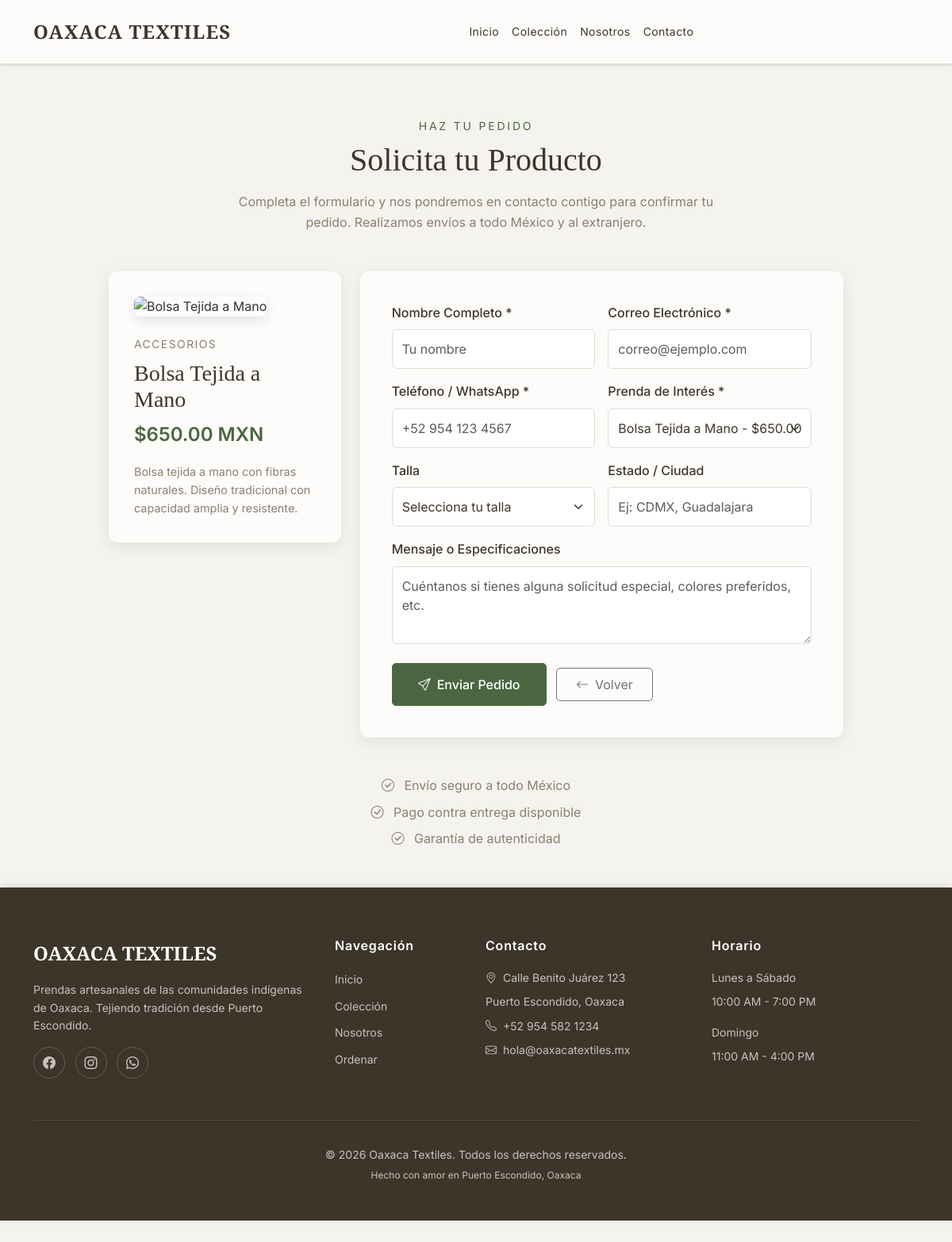
The page /public/ordenar?producto=31 on the database its author committed.
### tables this page shows
CREATE TABLE products (
    id INT AUTO_INCREMENT PRIMARY KEY,
    nombre VARCHAR(200) NOT NULL,
    descripcion TEXT,
    categoria VARCHAR(100) NOT NULL,
    precio DECIMAL(10, 2) NOT NULL,
    stock INT DEFAULT 0,
    imagen_url VARCHAR(500),
    activo TINYINT(1) DEFAULT 1,
    portada TINYINT(1) DEFAULT 0,
    tallas_disponibles VARCHAR(200) DEFAULT '',
    created_at TIMESTAMP DEFAULT CURRENT_TIMESTAMP,
    updated_at TIMESTAMP DEFAULT CURRENT_TIMESTAMP ON UPDATE CURRENT_TIMESTAMP,
    INDEX idx_categoria (categoria),
    INDEX idx_activo (activo),
    INDEX idx_portada (portada)
);

### app/controllers/Controller.php (called while the page is built, shortened)
<?php
class Controller {
    protected $view;
    protected $data = [];
    public function __construct() {
        $this->view = new View();
    }
    protected function render($view, $data = []) {
        $this->data = array_merge($this->data, $data);
        $this->view->render($view, $this->data);
    }
}

### app/controllers/HomeController.php (called while the page is built, shortened)
<?php
class HomeController extends Controller {
    private $productModel;
    public function __construct() {
        $this->productModel = new Product();
    }
    public function ordenar() {
        $productId = isset($_GET['producto']) ? (int)$_GET['producto'] : null;
        $selectedProduct = null;
        if ($productId) {
            $selectedProduct = $this->productModel->getById($productId);
        }
        $allProducts = $this->productModel->getActive();
        $data = [
            'page_title' => 'Solicitar Producto | Oaxaca Textiles',
            'selectedProduct' => $selectedProduct,
            'selectedProductId' => $productId,
            'allProducts' => $allProducts ?: []
        ];
        $this->render('ordenar/index', $data);
    }
}

### public/index.php (called while the page is built, shortened)
<?php
require_once __DIR__ . '/../config/Config.php';
$router = new Router();

### config/Config.php (called while the page is built, shortened)
<?php
spl_autoload_register(function($class) {
    $paths = [
        APP_PATH . '/controllers/',
        APP_PATH . '/models/',
        APP_PATH . '/views/',
        APP_PATH . '/',
    ];
    foreach ($paths as $path) {
        $file = $path . $class . '.php';
        if (file_exists($file)) {
            return;
        }
    }
});

### app/models/Model.php (called while the page is built, shortened)
<?php
class Model {
    protected $db;
    public function __construct() {
        try {
            $dsn = "mysql:host=" . DB_HOST . ";dbname=" . DB_NAME . ";charset=utf8mb4";
            $options = [
                PDO::ATTR_ERRMODE            => PDO::ERRMODE_EXCEPTION,
                PDO::ATTR_DEFAULT_FETCH_MODE => PDO::FETCH_ASSOC,
                PDO::ATTR_EMULATE_PREPARES   => false,
            ];
            $this->db = new PDO($dsn, DB_USER, DB_PASS, $options);
        } catch(PDOException $exception) {
            die("Error de conexión a la base de datos: " . $exception->getMessage());
        }
    }
    protected function query($sql, $params = []) {
        try {
            $stmt = $this->db->prepare($sql);
            $stmt->execute($params);
            return $stmt;
        } catch(PDOException $e) {
            die("Error en la consulta: " . $e->getMessage());
        }
    }
    protected function fetchOne($sql, $params = []) {
        $stmt = $this->query($sql, $params);
        return $stmt->fetch();
    }
    protected function fetchAll($sql, $params = []) {
        $stmt = $this->query($sql, $params);
        return $stmt->fetchAll();
    }
}

### app/models/Product.php (called while the page is built, shortened)
<?php
class Product extends Model {
    private $table = 'products';
    public function getActive() {
        $sql = "SELECT * FROM " . $this->table . " WHERE activo = 1 ORDER BY categoria, nombre";
        return $this->fetchAll($sql);
    }
    public function getById($id) {
        $sql = "SELECT * FROM " . $this->table . " WHERE id = ?";
        return $this->fetchOne($sql, [$id]);
    }
}

### app/views/ordenar/index.php (the view, shortened to what this page needs)
<?php
$selectedProduct = $selectedProduct ?? null;
$selectedProductId = $selectedProductId ?? null;
$allProducts = $allProducts ?? [];
?>
<div class="ordenar-section">
    <div class="container">
        <div class="row justify-content-center">
            <div class="col-lg-10">
                <div class="row mb-5">
                    <div class="col-12 text-center">
                        <p class="section-subtitle">Haz tu Pedido</p>
                        <h2 class="section-title">Solicita tu Producto</h2>
                        <p style="color: #8a8070; max-width: 600px; margin: 0 auto;">
                            Completa el formulario y nos pondremos en contacto contigo para confirmar tu pedido.
                            Realizamos envíos a todo México y al extranjero.
                        </p>
                    </div>
                </div>
                <div class="row g-4">
                    <?php if ($selectedProduct): ?>
                        <div class="col-lg-4">
                            <div class="product-preview">
                                <img src="<?php echo htmlspecialchars($selectedProduct['imagen_url'] ?: 'https://images.unsplash.com/photo-1594938298603-c8148c4dae35?q=80&w=800'); ?>"
                                     alt="<?php echo htmlspecialchars($selectedProduct['nombre']); ?>"
                                     class="product-preview-image"
                                     onerror="this.src='https://images.unsplash.com/photo-1594938298603-c8148c4dae35?q=80&w=800'">
                                <div class="product-preview-category"><?php echo htmlspecialchars($selectedProduct['categoria']); ?></div>
                                <h3 class="product-preview-title"><?php echo htmlspecialchars($selectedProduct['nombre']); ?></h3>
                                <p class="product-preview-price">$<?php echo number_format($selectedProduct['precio'], 2); ?> MXN</p>
                                <?php if (!empty($selectedProduct['descripcion'])): ?>
                                    <p style="color: #8a8070; font-size: 0.9rem; margin-bottom: 0;">
                                        <?php echo htmlspecialchars(mb_substr($selectedProduct['descripcion'], 0, 100)); ?>
                                    </p>
                                <?php endif; ?>
                            </div>
                        </div>
                    <?php endif; ?>
                    <div class="<?php echo $selectedProduct ? 'col-lg-8' : 'col-lg-12'; ?>">
                        <div class="order-form-container">
                            <form id="orderForm" method="POST" action="<?php echo BASE_URL; ?>/contact">
                                <div class="row g-3">
                                    <div class="col-md-6">
                                        <label class="form-label">Nombre Completo *</label>
                                        <input type="text" class="form-control" name="name" placeholder="Tu nombre" required>
                                    </div>
                                    <div class="col-md-6">
                                        <label class="form-label">Correo Electrónico *</label>
                                        <input type="email" class="form-control" name="email" placeholder="correo@ejemplo.com" required>
                                    </div>
                                    <div class="col-md-6">
                                        <label class="form-label">Teléfono / WhatsApp *</label>
                                        <input type="tel" class="form-control" name="phone" placeholder="+52 954 123 4567" required>
                                    </div>
                                    <div class="col-md-6">
                                        <label class="form-label">Prenda de Interés *</label>
                                        <select class="form-select" name="product" id="productSelect" required>
                                            <?php if (!empty($allProducts)): ?>
                                                <?php foreach ($allProducts as $prod): ?>
                                                    <option value="<?php echo $prod['id']; ?>"
                                                            <?php echo ($selectedProductId && $prod['id'] == $selectedProductId) ? 'selected' : ''; ?>>
                                                        <?php echo htmlspecialchars($prod['nombre']); ?> - $<?php echo number_format($prod['precio'], 2); ?> MXN
                                                    </option>
                                                <?php endforeach; ?>
                                            <?php endif; ?>
                                        </select>
                                    </div>
                                    <div class="col-md-6">
                                        <label class="form-label">Talla</label>
                                        <select class="form-select" name="size">
                                            <option value="" selected disabled>Selecciona tu talla</option>
                                        </select>
                                    </div>
                                    <div class="col-md-6">
                                        <label class="form-label">Estado / Ciudad</label>
                                        <input type="text" class="form-control" name="city" placeholder="Ej: CDMX, Guadalajara">
                                    </div>
                                    <div class="col-12">
                                        <label class="form-label">Mensaje o Especificaciones</label>
                                        <textarea class="form-control" name="message" rows="3" placeholder="Cuéntanos si tienes alguna solicitud especial, colores preferidos, etc."></textarea>
                                    </div>
                                    <div class="col-12 mt-4">
                                        <button type="submit" class="btn btn-primary btn-submit">
                                            <i class="bi bi-send me-2"></i>Enviar Pedido
                                        </button>
                                        <a href="<?php echo $selectedProduct ? BASE_URL . '/producto/' . $selectedProduct['id'] : BASE_URL; ?>" class="btn btn-outline-secondary ms-2">
                                            <i class="bi bi-arrow-left me-2"></i>Volver
                                        </a>
                                    </div>
                                </div>
                            </form>
                        </div>
                    </div>
                </div>
                <div class="row mt-5">
                    <div class="col-12">
                        <div class="text-center" style="color: #8a8070;">
                            <p class="mb-2"><i class="bi bi-check-circle me-2"></i> Envío seguro a todo México</p>
                            <p class="mb-2"><i class="bi bi-check-circle me-2"></i> Pago contra entrega disponible</p>
                            <p class="mb-0"><i class="bi bi-check-circle me-2"></i> Garantía de autenticidad</p>
                        </div>
                    </div>
                </div>
            </div>
        </div>
    </div>
</div>

### rows shown on the page
products: categoria "ACCESORIOS", nombre "Bolsa Tejida a Mano", precio "650.00", descripcion "Bolsa tejida a mano con fibras naturales. Diseño tradicional con capacidad amplia y resistente."

### other values the page prints
form field product "Bolsa Tejida a Mano - $650.00 MXN"
